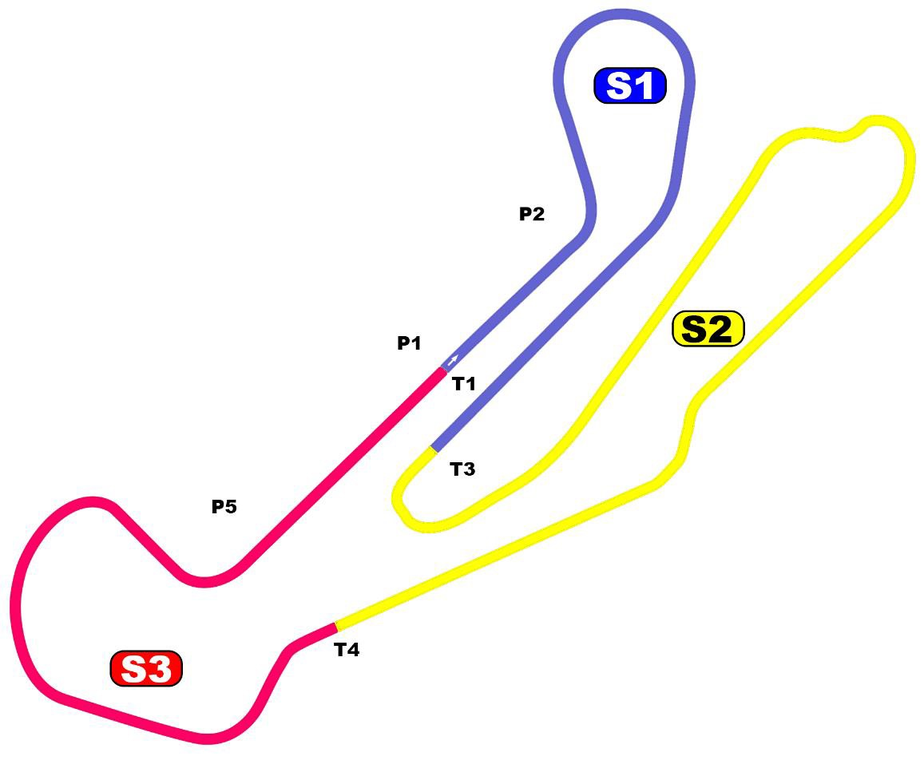
#> input picture TrackMap/Barber_Circuit_Map_img0.png, 924 x 764 px, shrunk from 1157 x 957 before the run, found by its file name
$ python trace_centerline.py TrackMap/Barber_Circuit_Map_img0.png --epsilon 2 --invert
#> lines starting #> are read from the running program, lines starting #| are printed output that depends on the picture; after the words box and inside, x2 and y2 are one past the last pixel; in counts of white or black regions, pixels touching at a corner belong together
#!/usr/bin/env python3
"""
Extrae el "centro de pista" (skeleton) desde una imagen PNG/JPG del circuito
y genera un path SVG (atributo `d`) normalizado a 0..100.

Uso:
  python tools/trace_centerline.py TrackMap/Barber_Circuit_Map_img0.png --epsilon 2 --invert

Requisitos:
  pip install opencv-python numpy

Salida:
  - Imprime el atributo `d` por consola (para pegar en trackPaths.json)
  - Guarda out/trace_path.svg con el path renderizado
"""

import argparse
import os
import sys
from typing import List, Tuple

import numpy as np
import cv2
def compute_skeleton(bw: np.ndarray) -> np.ndarray:
    """
    Obtiene skeleton de 1 px.
    - Si está disponible ximgproc.thinning (Guo-Hall), lo usa.
    - Si no, recurre a un método morfológico iterativo.
    Devuelve máscara uint8 (0/1).
    """
    try:
        import cv2.ximgproc as ximgproc
        skel = ximgproc.thinning(bw)
        return (skel > 0).astype(np.uint8)
    except Exception:
        element = cv2.getStructuringElement(cv2.MORPH_CROSS, (3, 3))
        skel = np.zeros(bw.shape, np.uint8)
        img = bw.copy()
        while True:
            eroded = cv2.erode(img, element)
            temp = cv2.dilate(eroded, element)
            temp = cv2.subtract(img, temp)
            skel = cv2.bitwise_or(skel, temp)
            img = eroded.copy()
            if cv2.countNonZero(img) == 0:
                break
        return (skel > 0).astype(np.uint8)


def rdp(points: List[Tuple[float, float]], epsilon: float) -> List[Tuple[float, float]]:
    if len(points) < 3:
        return points

    def perp_dist(p, a, b):
        if a == b:
            return np.hypot(p[0]-a[0], p[1]-a[1])
        x0, y0 = p
        x1, y1 = a
        x2, y2 = b
        num = abs((y2 - y1) * x0 - (x2 - x1) * y0 + x2*y1 - y2*x1)
        den = np.hypot(y2 - y1, x2 - x1)
        return num / (den + 1e-9)

    def _rdp(pts):
        dmax = 0.0
        index = 0
        end = len(pts) - 1
        for i in range(1, end):
            d = perp_dist(pts[i], pts[0], pts[end])
            if d > dmax:
                index = i
                dmax = d
        if dmax > epsilon:
            res1 = _rdp(pts[:index+1])
            res2 = _rdp(pts[index:])
            return res1[:-1] + res2
        else:
            return [pts[0], pts[end]]

    return _rdp(points)


def neighbors8(x: int, y: int, mask: np.ndarray) -> List[Tuple[int, int]]:
    neigh = []
    h, w = mask.shape
    for dy in (-1, 0, 1):
        for dx in (-1, 0, 1):
            if dx == 0 and dy == 0:
                continue
            nx, ny = x + dx, y + dy
            if 0 <= nx < w and 0 <= ny < h and mask[ny, nx]:
                neigh.append((nx, ny))
    return neigh


def find_endpoints(mask: np.ndarray) -> List[Tuple[int, int]]:
    pts = np.argwhere(mask)
    endpoints = []
    for y, x in pts:
        deg = len(neighbors8(x, y, mask))
        if deg == 1:
            endpoints.append((x, y))
    return endpoints


def trace_path(mask: np.ndarray) -> List[Tuple[int, int]]:
    endpoints = find_endpoints(mask)
    if not endpoints:
        # Si no hay endpoints, intenta comenzar desde el píxel más a la izquierda
        ys, xs = np.where(mask)
        if len(xs) == 0:
            return []
        start = (int(xs.min()), int(ys[np.argmin(xs)]))
    else:
        # toma el endpoint más cercano a la esquina inferior izquierda
        start = min(endpoints, key=lambda p: (p[0] + p[1]))

    path = [start]
    visited = set([start])
    prev = None
    current = start

    while True:
        neigh = [n for n in neighbors8(current[0], current[1], mask) if n not in visited]
        if not neigh:
            break
        if prev is None:
            nxt = neigh[0]
        else:
            v_prev = np.array([current[0] - prev[0], current[1] - prev[1]], dtype=float)
            best = None
            best_dot = -1e9
            for n in neigh:
                v = np.array([n[0] - current[0], n[1] - current[1]], dtype=float)
                dot = np.dot(v_prev, v) / (np.linalg.norm(v_prev) * np.linalg.norm(v) + 1e-9)
                if dot > best_dot:
                    best_dot = dot
                    best = n
            nxt = best
        path.append(nxt)
        visited.add(nxt)
        prev, current = current, nxt
    return path


def normalize_points(points: List[Tuple[int, int]]) -> List[Tuple[float, float]]:
    xs = [p[0] for p in points]
    ys = [p[1] for p in points]
    minx, miny = min(xs), min(ys)
    maxx, maxy = max(xs), max(ys)
    w = maxx - minx
    h = maxy - miny
    if w == 0 or h == 0:
        return [(0.0, 0.0)]
    return [((x - minx) * 100.0 / w, (y - miny) * 100.0 / h) for x, y in points]


def to_svg_path(points: List[Tuple[float, float]]) -> str:
    if not points:
        return ""
    cmds = [f"M {points[0][0]:.3f},{points[0][1]:.3f}"]
    cmds += [f"L {x:.3f},{y:.3f}" for x, y in points[1:]]
    return " ".join(cmds)


def main():
    ap = argparse.ArgumentParser()
    ap.add_argument('image_path', help='Ruta a la imagen PNG/JPG con la pista')
    ap.add_argument('--epsilon', type=float, default=2.0, help='Tolerancia RDP para simplificar nodos')
    ap.add_argument('--invert', action='store_true', help='Invertir colores si la pista es clara sobre fondo claro')
    ap.add_argument('--use-hsv', action='store_true', help='Usar segmentación por saturación (HSV) para aislar trazos de color')
    args = ap.parse_args()

    # Carga en color para HSV (si se requiere), y en gris para umbral estándar
    img_color = cv2.imread(args.image_path, cv2.IMREAD_COLOR)
#> img_color is the input picture: shape (764, 924, 3); mean B, G, R 243.1, 245.9, 250.2
    img_gray = cv2.imread(args.image_path, cv2.IMREAD_GRAYSCALE)
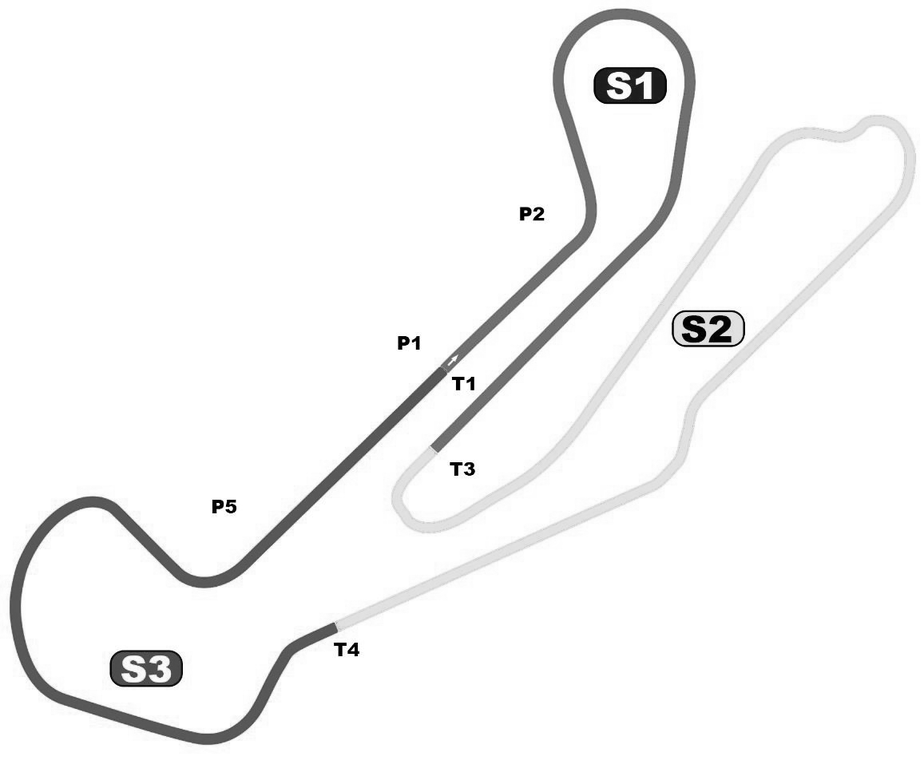
#> img_gray: shape (764, 924); min 0, max 255, mean 246.8
    if img_gray is None or img_color is None:
        print('No se pudo leer la imagen:', args.image_path)
        sys.exit(1)

    if args.use_hsv:
        hsv = cv2.cvtColor(img_color, cv2.COLOR_BGR2HSV)
        s = hsv[:, :, 1]
        v = hsv[:, :, 2]
        # Aislar trazos de color (alta saturación y brillo razonable)
        mask = (s > 80) & (v > 50)
        bw = (mask.astype(np.uint8)) * 255
    else:
        # Umbral binario Otsu en escala de grises
        _, bw = cv2.threshold(img_gray, 0, 255, cv2.THRESH_BINARY + cv2.THRESH_OTSU)
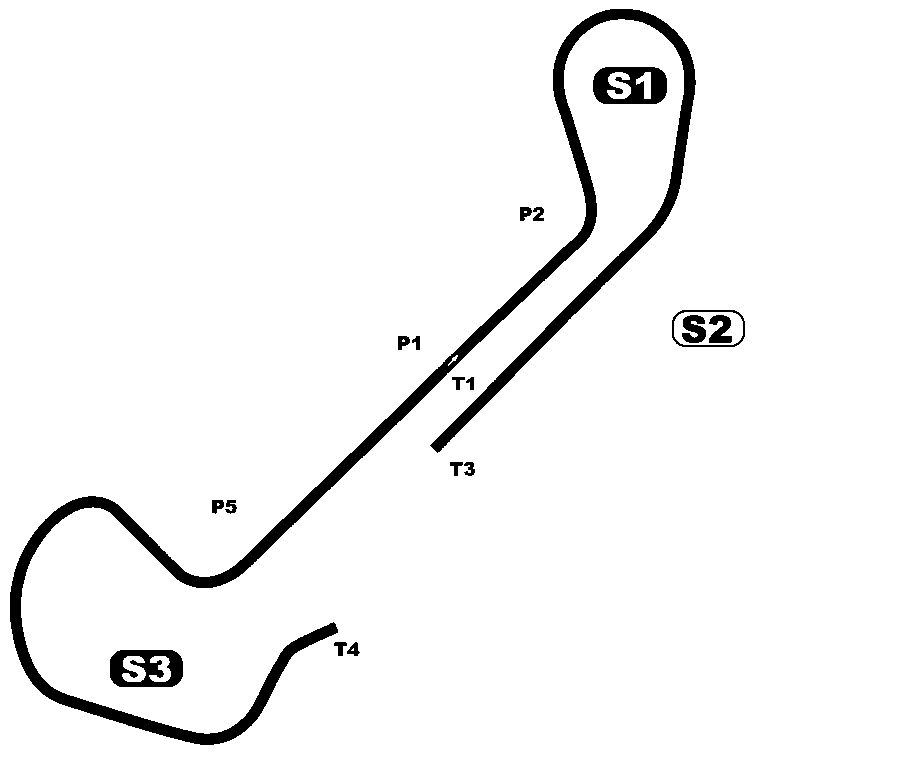
#> bw: shape (764, 924); 95.9% white; 18 black regions, largest, box (x1, y1, x2, y2) and area: (10, 9, 696, 745) 22963, (593, 67, 667, 104) 1896, (110, 650, 183, 687) 1795
        if args.invert:
            bw = 255 - bw

    # Limpieza y conexión de pequeñas discontinuidades
    se = cv2.getStructuringElement(cv2.MORPH_ELLIPSE, (5, 5))
    bw = cv2.morphologyEx(bw, cv2.MORPH_CLOSE, se, iterations=1)
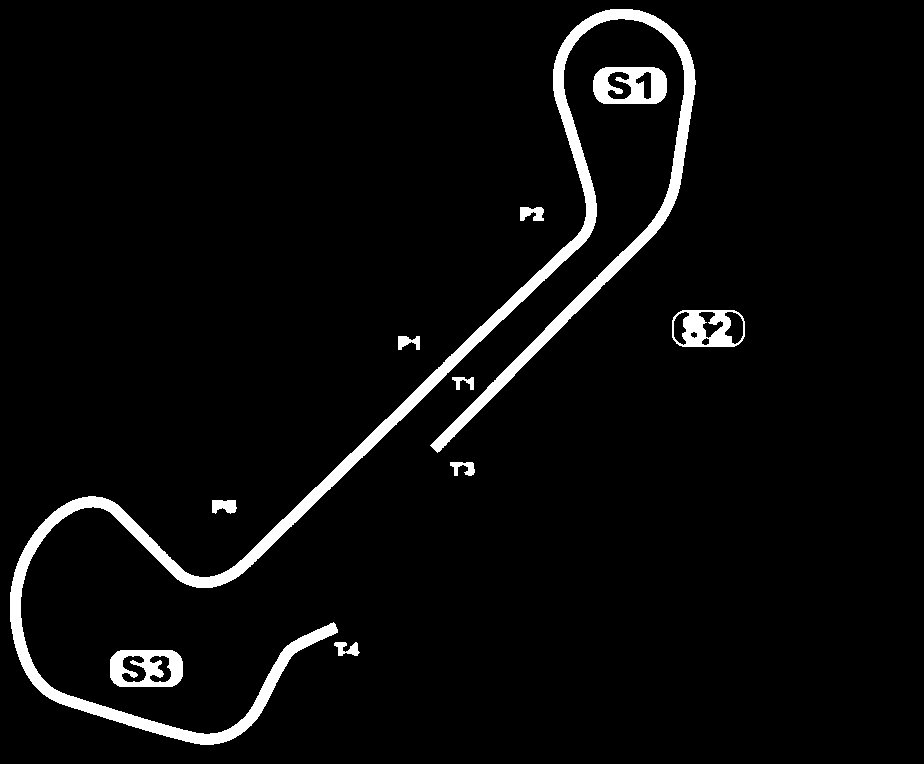
#> bw: shape (764, 924); 4.2% white; 10 white regions, largest, box (x1, y1, x2, y2) and area: (10, 9, 696, 745) 22997, (593, 67, 667, 104) 1921, (110, 650, 183, 687) 1828

    # Skeleton (ximgproc.thinning si disponible, si no morfológico)
    sk = compute_skeleton(bw).astype(bool)
#> in compute_skeleton, `skel = ximgproc.thinning(bw)`:
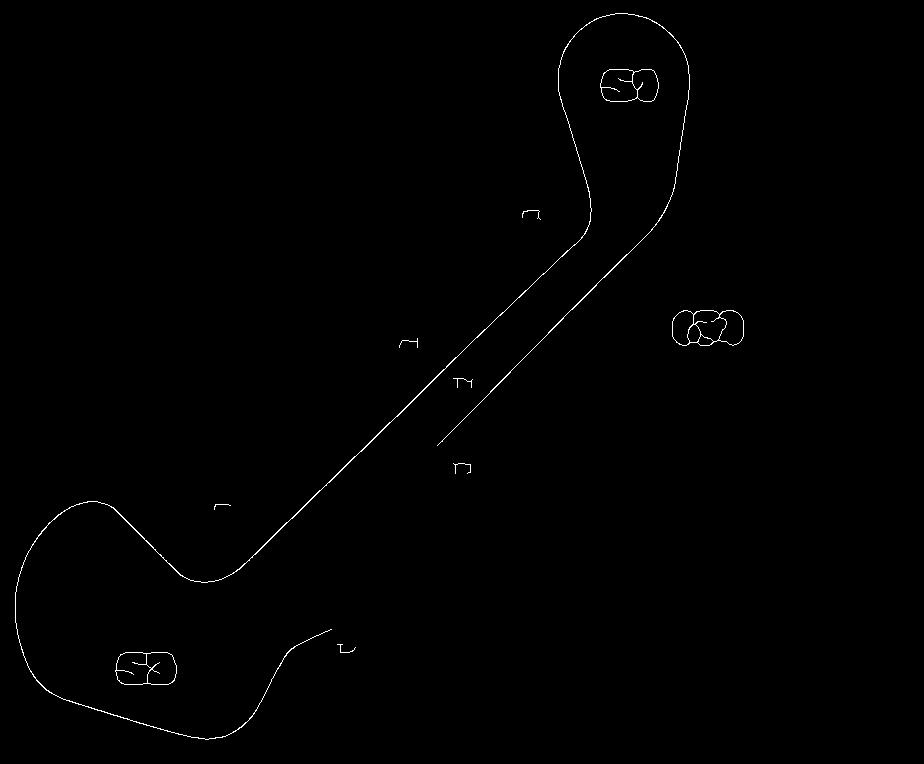
#> skel: shape (764, 924); 0.45% white in thin lines or dots, all inside (x1, y1, x2, y2) = (15, 13, 744, 740)

    # Trazado de camino
    path = trace_path(sk)
#> in find_endpoints, `pts = np.argwhere(mask)`: pts = 3210 pairs, first value 13 to 739, second value 15 to 743
#> the loop in find_endpoints, `for y, x in pts:` made 3210 passes
#> (y, x, deg) on passes 1 to 3: (13, 615, 2), (13, 616, 2), (13, 617, 2)
#> after the loop in find_endpoints, `for y, x in pts:`: endpoints = 29 pairs, first value 132 to 711, second value 78 to 674
#> in trace_path, `start = min(endpoints, key=lambda p: (p[0] + p[1]))`: start = (618, 78)
#> in trace_path, `path = [start]`: path = [(618, 78)]
#> in trace_path, `visited = set([start])`: visited = 1 item
#> in trace_path, `current = start`: current = (618, 78)
#> the loop in trace_path, `while True:` made 104 passes
#> (v_prev, prev, current) on passes 5, 6, 7, 8, 9, 10, 11, 12, 13, 16, 17, 18: ([1, 0], (622, 80), (623, 80)), ([1, 0], (623, 80), (624, 81)), ([1, 1], (624, 81), (625, 81)), ([1, 0], (625, 81), (626, 81)), ([1, 0], (626, 81), (627, 81)), ([1, 0], (627, 81), (628, 81)), ([1, 0], (628, 81), (629, 81)), ([1, 0], (629, 81), (630, 81)), ([1, 0], (630, 81), (631, 81)), ([0, -1], (632, 80), (632, 79)), ([0, -1], (632, 79), (632, 78)), ([0, -1], (632, 78), (632, 77))
#> (neigh, v_prev, prev) on passes 2, 3, 4, 14, 15, 21: ([(620, 79), (620, 80)], [1, 1], (619, 79)), ([(620, 79), (621, 80)], [1, 1], (620, 80)), ([(620, 79), (622, 80)], [1, 0], (621, 80)), ([(632, 80), (632, 81), (632, 82)], [1, 0], (631, 81)), ([(632, 80), (632, 82)], [1, 0], (632, 81)), ([(632, 74), (633, 74)], [0, -1], (632, 75))
#> after the loop in trace_path, `while True:`: path = 104 pairs, first value 618 to 658, second value 69 to 101; visited = 104 items
    if not path:
        print('No se pudo trazar el camino; intenta --invert o recorta la imagen alrededor de la pista.')
        sys.exit(2)

    # Simplificación
    pts = [(float(x), float(y)) for (x, y) in path]
#> pts has the same summary as path in trace_path
    simplified = rdp(pts, epsilon=args.epsilon)
#> in _rdp, `end = len(pts) - 1`: end = 103
#> the loop in _rdp, `for i in range(1, end):` made 102 passes
#> (d, dmax) on passes 1, 2, 6: (0.822, 0.822), (1.64, 1.64), (1.97, 1.97)
#> d on passes 3, 4, 5, 7, 8: 1.48, 1.32, 1.15, 1.81, 1.64
    norm = normalize_points([(int(x), int(y)) for (x, y) in simplified])
    d = to_svg_path(norm)

    # Guardar SVG de verificación
    os.makedirs('out', exist_ok=True)
    svg = f'<svg xmlns="http://www.w3.org/2000/svg" viewBox="0 0 100 100"><path d="{d}" fill="none" stroke="black" stroke-width="0.8"/></svg>'
    with open('out/trace_path.svg', 'w', encoding='utf-8') as f:
        f.write(svg)

    print('\n=== SVG path d ===')
    print(d)
#| M 0.000,25.806 L 35.000,35.484 L 35.000,12.903 L 42.500,3.226 L 87.500,0.000 L 100.000,38.710 L 97.500,70.968 L 87.500,96.774 L 62.500,100.000 L 47.500,87.097 L 47.500,61.290 L 60.000,38.710
    print('\nGuardado: out/trace_path.svg')


if __name__ == '__main__':
    main()
